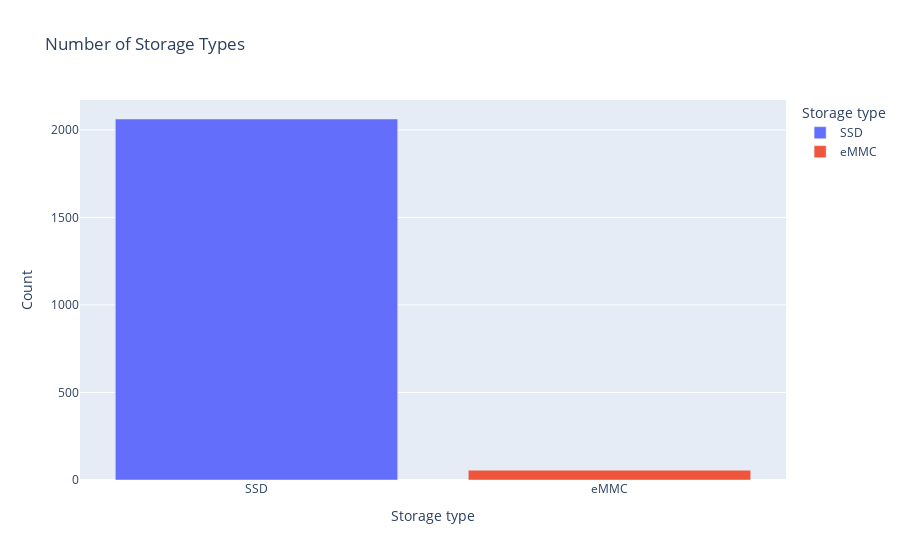

Notebook cell for this chart:
### Code cell
#show the number of storages

px.bar(Storage_type, x=Storage_type.index, y=Storage_type.values, color=Storage_type.index, title="Number of Storage Types", labels={"x": "Storage Type", "y": "Count"}, color_discrete_sequence=px.colors.qualitative.Plotly)

### Figure 1 — Plotly figure (JSON) as saved in the notebook; plotly's stock layout.template omitted (floating-point values rounded to 4 significant figures)
{"data": [{"hovertemplate": "Storage type=%{x}<br>Count=%{y}<extra></extra>", "legendgroup": "SSD", "marker": {"color": "#636EFA", "pattern": {"shape": ""}}, "name": "SSD", "orientation": "v", "showlegend": true, "textposition": "auto", "type": "bar", "x": ["SSD"], "xaxis": "x", "y": [2062], "yaxis": "y"}, {"hovertemplate": "Storage type=%{x}<br>Count=%{y}<extra></extra>", "legendgroup": "eMMC", "marker": {"color": "#EF553B", "pattern": {"shape": ""}}, "name": "eMMC", "orientation": "v", "showlegend": true, "textposition": "auto", "type": "bar", "x": ["eMMC"], "xaxis": "x", "y": [56], "yaxis": "y"}], "layout": {"barmode": "relative", "legend": {"title": {"text": "Storage type"}, "tracegroupgap": 0}, "title": {"text": "Number of Storage Types"}, "xaxis": {"anchor": "y", "categoryarray": ["SSD", "eMMC"], "categoryorder": "array", "domain": [0, 1], "title": {"text": "Storage type"}}, "yaxis": {"anchor": "x", "domain": [0, 1], "title": {"text": "Count"}}}}
